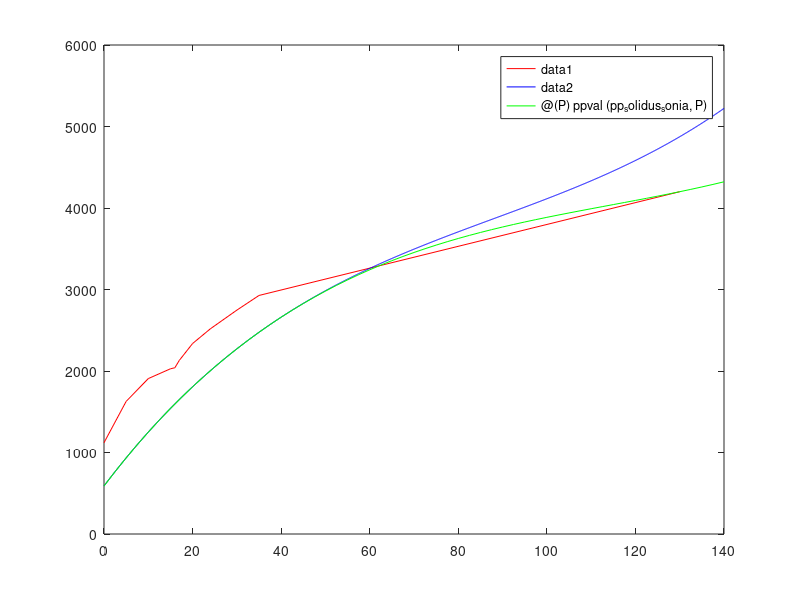

This figure's MATLAB source:
% makeSolidus.m
% September 23, 2009, Sonia Tikoo

function solidus = soniaSolidus()

% **solidus from Abe (1997)** 
%   this is a set of individual P,T values:

P = [130  35    30    24    20   17   16   15   10   5    0];  %GPa
Tabe = [4200 2927  2747 2517  2337 2130 2040 2027 1907 1627 1120]; % changed T(1) from 5000

figure(100);
plot(P, Tabe, 'r');

hold on 

R = (P - 238.5372)/-0.0374;
range = [0 140];
Pplot = 0:0.1:140;
Rplot = (Pplot - 238.5372)/-0.0374;
% **solidus from Elkins-Tanton (2008)** 
%   this is a 3rd degree polynomial calculating T from a given R:
%   Tearth = (-1.160e-7)*R^3 + (0.0014)*R^2 - (6.382)*R + 1.444e4

% This line uses Lindy's funtion to evaluate T at Abe's pressures

Telk = (-1.160e-7)*R.^3 + (0.0014)*R.^2 - (6.382)*R + 1.444e4;
TelkPlot = (-1.160e-7)*Rplot.^3 + (0.0014)*Rplot.^2 - (6.382)*Rplot + 1.444e4;
plot(Pplot, TelkPlot, 'b');

Tmin = min(Tabe,Telk);

% plot(P, Tmin, 'g')

pp_solidus_sonia = spline(P,Tmin); % returns piecewise polynomial form of cubic spline
% pp_solidus_elkins = spline(P,Telk); % returns piecewise polynomial form of cubic spline
% pp_solidus_abe = spline(P,Tabe); % returns piecewise polynomial form of cubic spline

% print out the coeficients

pp_solidus_sonia.coefs;


% range = [0 140];
% 
% figure
% hold on 
% fplot(pp_solidus_abe, range, 'r') % from Abe (1997)
% fplot(pp_solidus_elkins, range, 'b') % from Elkins-Tanton (2008)
% fplot(pp_solidus_sonia, range, 'g')
% legend('New', 'Old', 'Hybrid', 'Location', 'NorthWest')
% xlabel('Pressure in GPa')
% ylabel('Temperature in C')
% 


solidus = @(P) ppval(pp_solidus_sonia, P); %% final solidus!

fplot(solidus, range, 'g');


return





